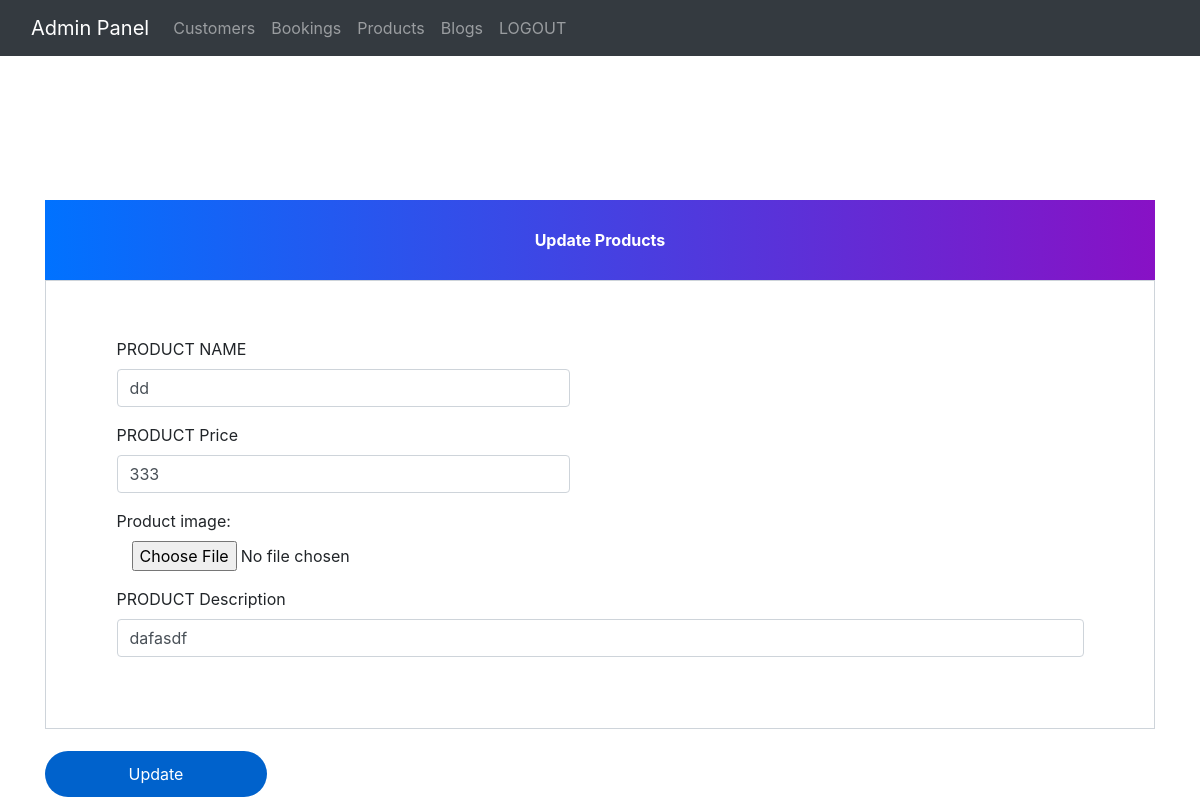
Page /update-product/1 (signed in) on the committed database.
### Product/models.py (models this page shows, shortened)
class Product(models.Model):
    name=models.CharField(max_length=40)
    product_image= models.ImageField(upload_to='product_image/',null=True,blank=True)
    price = models.PositiveIntegerField()
    description=models.CharField(max_length=40)
    class Meta:
        db_table='product_tbl'

### Product/views.py (the view)
# urls.py: path('update-product/<int:pk>', views.update_product_view,name='update-product'),
@login_required(login_url='admin')
def update_product_view(request,pk):
    products=models.Product.objects.get(id=pk)
    productForm=forms.ProductForm(instance=products)
    if request.method=='POST':
        productForm=forms.ProductForm(request.POST,request.FILES,instance=products)
        if productForm.is_valid():
            productForm.save()
            return redirect('admin-products')
    return render(request,'adminControl/admin_update_product.html',{'productForm':productForm,'products':products})

### Product/forms.py
class ProductForm(forms.ModelForm):
   class Meta:
    model = Product
    fields = ("__all__")

### templates/adminControl/admin_update_product.html (shortened to what this page needs)
{% extends 'admin_base.html' %}
{% block content %}
{% load static %}
<head>
  <link href="//maxcdn.bootstrapcdn.com/bootstrap/4.1.1/css/bootstrap.min.css" rel="stylesheet" id="bootstrap-css">
</head>
<br><br><br><br><br><br>
<form method="POST" enctype="multipart/form-data">
  <div class="container register-form">
    <div class="form">
      <div class="note">
        <p>Update Products</p>
      </div>
      <div class="form-content">
        <div class="row">
          <div class="col-md-6">
            <div class="form-group">
              <label class="col-md-4 control-label" for="">PRODUCT NAME</label>
              <div class="col-md-12">
                <input name="name" value="{{products.name}}" class="form-control input-md" required="" type="text">
              </div>
            </div>
            <div class="form-group">
              <label class="col-md-4 control-label" for="">PRODUCT Price</label>
              <div class="col-md-12">
                <input name="price" value="{{products.price}}"  placeholder="" class="form-control input-md" required="" type="number">
              </div>
            </div>
          </div>
        </div>
        <div class="col-md-6">
          <div class="form-group">
            <label for="id_product_image">Product image:</label>
            <div class="col-md-4">
              <input type="file" name="product_image" accept="image/*" id="id_product_image">
            </div>
          </div>
        </div>
        <div class="form-group">
          <label class="col-md-4 control-label" for="">PRODUCT Description</label>
          <div class="col-md-12">
            <input name="description" value="{{products.description}}"  class="form-control input-md" required=""
              type="text">
          </div>
        </div>
      </div>
    </div>
    <button type="submit" class="btnSubmit">Update</button>
  </div>
</form>
{% endblock %}

### templates/adminControl/admin_update_product.html (style rules this page uses)
.note { text-align: center; height: 80px; background: -webkit-linear-gradient(left, #0072ff, #8811c5); color: #fff; font-weight: bold; line-height: 80px; }
.form-content { padding: 5%; border: 1px solid #ced4da; margin-bottom: 2%; }
.form-control { border-radius: 1.5rem; }
.btnSubmit { border: none; border-radius: 1.5rem; padding: 1%; width: 20%; cursor: pointer; background: #0062cc; color: #fff; }

### rows in the picture
Product: name "dd", price "333", description "dafasdf"
